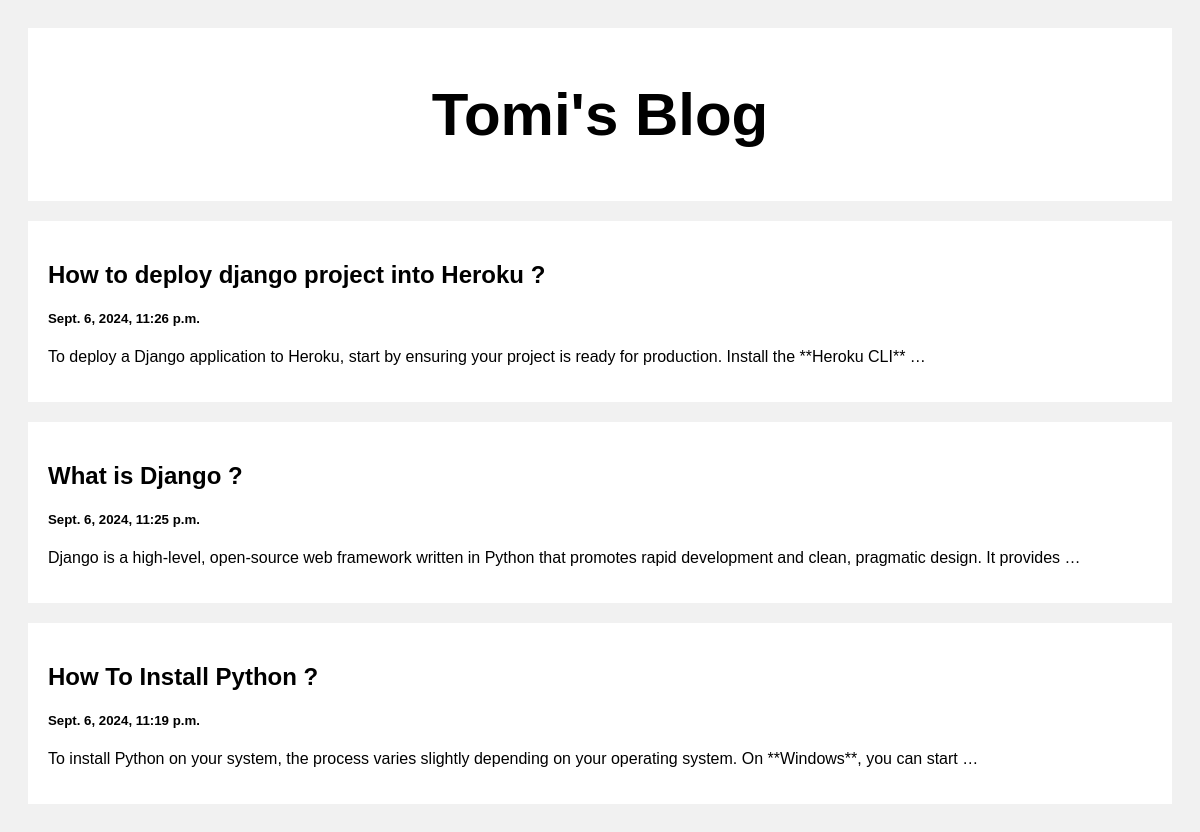
The page / on the database its author committed.
### posts/models.py (models this page shows)
class Posts(models.Model):
    title = models.CharField(max_length=100)
    body = models.CharField(max_length=100000)
    created_at = models.DateTimeField(default=datetime.now,blank=True)

### posts/views.py (the view)
# urls.py: path('', views.index, name='index'),
def index(request):
    posts = Posts.objects.all()
    return render(request, 'index.html', {'posts': posts})

### templates/index.html (shortened to what this page needs)
<!DOCTYPE html>
<html>
<head>
</head>
<body>
<div class="header">
  <h2>Tomi's Blog</h2>
</div>
<div class="row">
  <div class="leftcolumn">
    {% for post in posts reversed %}
    <div class="card">
      <a style="text-decoration: none; color: black;" href="/post/{{post.id}}">
        <h2>{{post.title}}</h2>
        <h5>{{post.created_at}}</h5>
        <p>{{post.body|truncatewords:20}}</p>
      </a>
    </div>
    {% endfor %}
  </div>
</div>
</body>
</html>

### templates/index.html (style rules this page uses)
* { box-sizing: border-box; }
body { font-family: Arial; padding: 20px; background: #f1f1f1; }
.header { padding: 2px; font-size: 40px; text-align: center; background: white; }
.leftcolumn { float: left; width: 100%; }
.card { background-color: white; padding: 20px; margin-top: 20px; }
.row:after { content: ""; display: table; clear: both; }

### rows shown on the page
Posts: title "How to deploy django project into Heroku ?", created_at "Sept. 6, 2024, 11:26 p.m.", body "To deploy a Django application to Heroku, start by ensuring your project is ready for production. Install the **Heroku CLI** …"
Posts: title "What is Django ?", created_at "Sept. 6, 2024, 11:25 p.m.", body "Django is a high-level, open-source web framework written in Python that promotes rapid development and clean, pragmatic design. It provides …"
Posts: title "How To Install Python ?", created_at "Sept. 6, 2024, 11:19 p.m.", body "To install Python on your system, the process varies slightly depending on your operating system. On **Windows**, you can start …"
